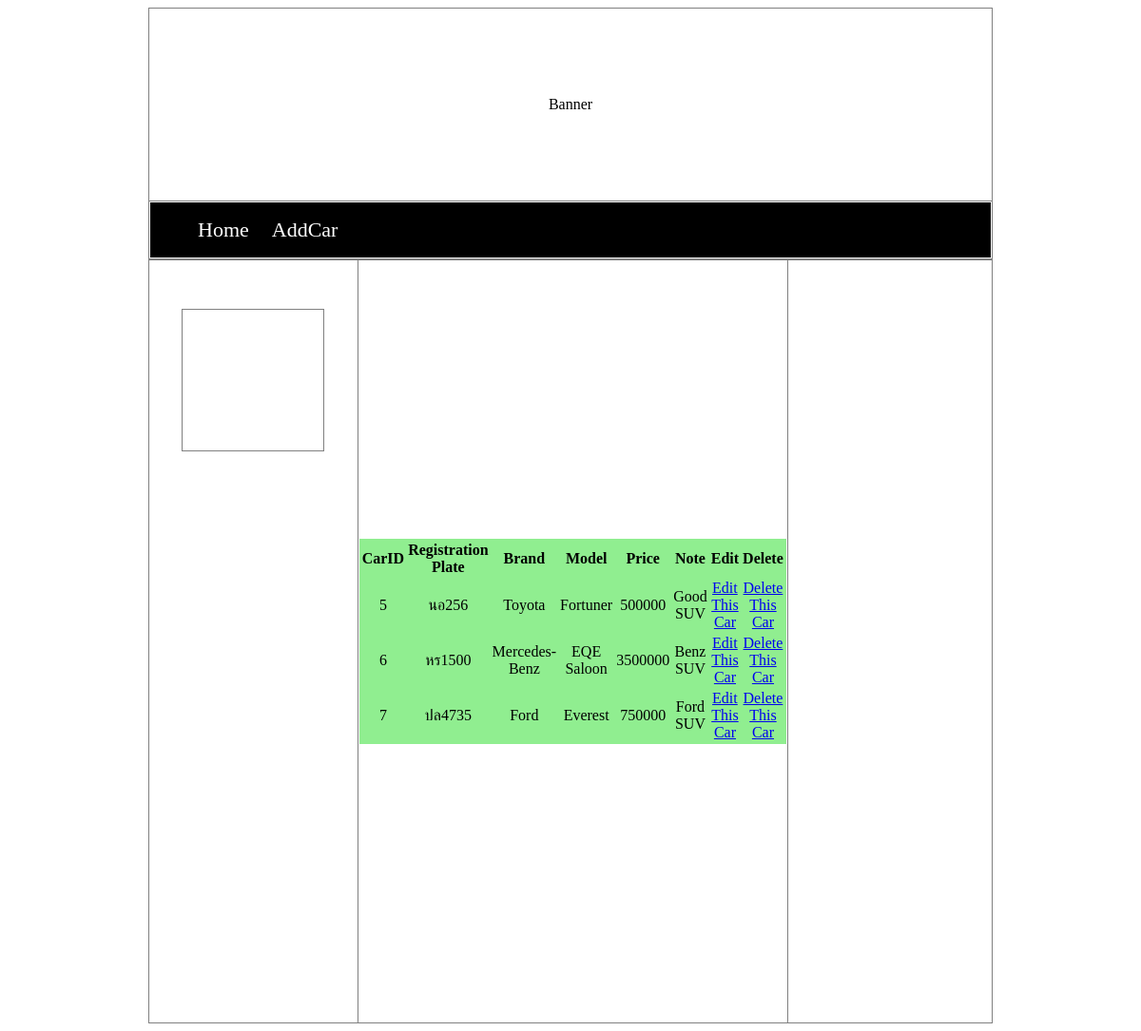
The page / on the database its author committed.
### tables this page shows
CREATE TABLE `carlist` (
  `carid` int(10) NOT NULL,
  `regisplate` varchar(50) NOT NULL,
  `brand` varchar(50) NOT NULL,
  `model` varchar(50) NOT NULL,
  `price` int(20) NOT NULL,
  `note` text NOT NULL
);

### index.php (the view, shortened to what this page needs)
<?php
    require("PHP/conn.php");
?>
<!DOCTYPE html PUBLIC "-//W3C//DTD XHTML 1.0 Transitional//EN" "http://www.w3.org/TR/xhtml1-transitional.dtd">
<html xmlns="http://www.w3.org/1999/xhtml">
  <head>
    <link rel="stylesheet" href="CSS/index.css">
  </head>
  <body>
    <div>
      <table style="border-collapse: collapse; width: 75%;" border="1" align="center">
        <tbody>
          <tr>
            <td class="banner">
              Banner
            </td>
          </tr>
          <tr style="height: 50px;">
            <td>
              <nav class="NavContainer">
                <ul class="NavLeft">
                  <li><a href="index.php">Home</a></li>
                  <li><a href="addCar.php">AddCar</a></li>
                </ul>
              </nav>
            </td>
          </tr>
        </tbody>
      </table>
      <table style="border-collapse: collapse; width: 75%;" border="1" align="center">
        <tbody>
          <tr>
            <td class="body1">
              <table style="border-collapse: collapse" border="1" align="center" class="profpic">
                <tbody>
                  <tr>
                    <td class="Banner">
                    </td>
                  </tr>
                </tbody>
              </table>
            </td>
            <td class="body2">
                <?php
                    $sql = "SELECT * FROM carlist";
                    $res = $conn->query($sql);
                    echo '<table border="0" style="width: 70%; margin-left: auto; margin-right: auto; background-color: #90EE90;">';
                    echo '<thead>';
                    echo '<tr>';
                    echo '<th>CarID</th>';
                    echo '<th>Registration Plate</th>';
                    echo '<th>Brand</th>';
                    echo '<th>Model</th>';
                    echo '<th>Price</th>';
                    echo '<th>Note</th>';
                    echo '<th>Edit</th>';
                    echo '<th>Delete</th>';
                    echo '</tr>';
                    echo '</thead>';
                    echo '<tbody>';
                    foreach ($res as $result) {
                        echo '<tr>';
                        echo '<td>' . $result["carid"] . '</td>';
                        echo '<td>' . $result["regisplate"] . '</td>';
                        echo '<td>' . $result["brand"] . '</td>';
                        echo '<td>' . $result["model"] . '</td>';
                        echo '<td>' . $result["price"] . '</td>';
                        echo '<td>' . $result["note"] . '</td>';
                        echo '<td><a href="edit.php?carid=' .$result["carid"].'
                        &regisplate='.$result["regisplate"].'
                        &brand='.$result["brand"].'
                        &model='.$result["model"].'
                        &price='.$result["price"].'
                        &note='.$result["note"].'">Edit This Car</a></td>';
                        echo '<td><a href="/PHP/delete.php?carid=' . $result["carid"] . '">Delete This Car</a></td>';
                        echo '</tr>';
                    }
                    echo '</tbody>';
                    echo '</table>';
                ?>
            </td>
            <td class="body3">
            </td>
          </tr>
        </tbody>
      </table>
    </div>
  </body>
</html>

### CSS/index.css (style rules this page uses)
.banner { text-align: center; height: 200px; }
.body1 { width: 25%; height: 800px; text-align: center; }
.body2 { width: 50%; height: 800px; text-align: center; }
.body3 { width: 25%; height: 800px; text-align: center; }
.profpic { margin-top:-350px; width: 150px; height: 150px; }
li { display: inline-block; margin: 0 10px; }
.NavContainer { background-color: rgb(0, 0, 0); display: flex; justify-content: space-between; transform: round; }
.NavRight li a, .NavLeft li a { text-decoration: none; display: box; width: 100%; height: 100%; font-size: 22px; color: rgb(255, 255, 255); }

### rows shown on the page
carlist: carid "5", regisplate "นอ256", brand "Toyota", model "Fortuner", price "500000", note "Good SUV"
carlist: carid "6", regisplate "หร1500", brand "Mercedes-Benz", model "EQE Saloon", price "3500000", note "Benz SUV"
carlist: carid "7", regisplate "ปล4735", brand "Ford", model "Everest", price "750000", note "Ford SUV"
